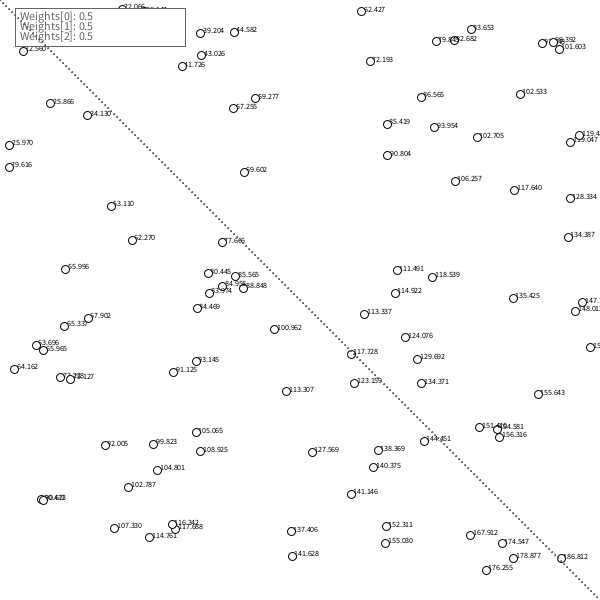
Frame 1 (no input)
Frame 60 (the mouse pressed at the canvas centre just before this capture): identical to frame 1, image omitted
Frame 120 (the mouse held since frame 60 and released just before this capture): identical to frame 1, image omitted

The Processing sketch that drew this single still picture (run headless with seeded random() and noise(); from frame 60 on, the mouse is pressed at the canvas centre):

// Processing sketch: NeuralNetwork_01
// ── NeuralNetwork_01.pde
// Version 01 should be the one trained manually with the mouse

Perceptron p;

float[] inputs = {0, 0, 1};  // x, y, bias

void setup() {
  size(600, 600);
  background(255);
  p = new Perceptron();
  p.initWeights(inputs.length);
  redraw();
}


void draw() {
  //  background(255);
}


void mousePressed()
{
  float[] in = {mouseX, mouseY, 1};
  if (mouseButton == LEFT) {
    p.train(in, 0);
  } else if (mouseButton == RIGHT) {
    p.train(in, 1);
  }

  redraw();
}


void keyPressed() {
  if (key == 'r')
  {
    p.initWeights(inputs.length);
    redraw();
  }
}

void redraw(){
    background(255);
    p.testWeights();
    p.printWeights();
    drawFunction();
}


void drawFunction()
{
  for (float x = 0; x < width; x+=3)
  {
    fill(99);
    ellipse(x, f(x), 1, 1);
  }
}


float f(float x) {
  //return pow(x/width*20, 3);
  //return sin(x / width * 8) * height/4;
  return 1 * x + 0;
}

// ── Perceptron.pde
class Perceptron { //<>// //<>//
  float[] weights;
  float c = 0.0001;

  PVector[] testData;

  Perceptron() {
    testData = new PVector[100];
    for (int i = 0; i < testData.length; i++) {
      testData[i] = new PVector();
      testData[i].x = random(0, width);
      testData[i].y = random(0, height);
    }
  }
  
  void initWeights(int n) {
    weights = new float[n];
    for (int i = 0; i < weights.length; i++)
    {
      //weights[i] = random (-1, 1);
      weights[i] = 0.5;
    }
  }


  float feedforward(float[] inputs) {
    float sum = 0;
    for (int i = 0; i < weights.length; i++) {
      sum += inputs[i] * weights[i];
    }
    return sum / weights.length;
    //    return activate(sum) ;
  }


  int activate(float sum) {
    if (sum > 0) return 1;
    else return 0;
  }


  void train(float[] inputs, int desired) {
    float guess = feedforward(inputs);
    float error = desired - guess;
    for (int i = 0; i < weights.length; i++)
    {
      weights[i] += c * error * inputs[i];
    }
  }

  // this functions simply draws little 
  // green and red dots on random 
  // positions to test the weights. 
  void testWeights() {
    for (int i = 0; i < testData.length; i++)
    {
      color[] c = {color(255, 0, 0), color(0, 255, 0)};
      float[] inputs = {testData[i].x, testData[i].y, 1};
      //noStroke();
      //fill(c[feedforward(inputs)]);
      fill(0);
      textSize(8);
      text(feedforward(inputs), testData[i].x, testData[i].y);
      fill((feedforward(inputs) + 1) * 127);
      ellipse(testData[i].x, testData[i].y, 8, 8);
    }
  }


  void printWeights() {
    fill(255);
    stroke(99);
    rect(15, 8, 170, 38);
    textSize(12);
    textAlign(LEFT);
    fill(99);
    for (int i = 0; i < weights.length; i++)
    {
      text("Weights["+i+"]: " + weights[i], 20, 20 + 10*i);
    }
  }
}
